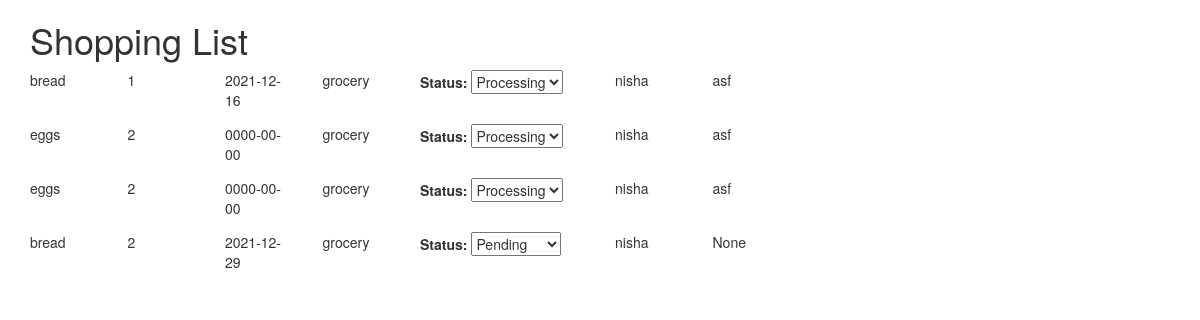
Page /shopping.php?user_id=2 on the committed database.
### tables this page shows
CREATE TABLE `user_to_item` (
  `id` int(11) NOT NULL,
  `user_id` int(11) NOT NULL,
  `item_id` int(11) NOT NULL,
  `quantity` int(11) NOT NULL,
  `group_id` int(11) NOT NULL,
  `shopper_id` int(11) NOT NULL,
  `date_added` date NOT NULL DEFAULT current_timestamp(),
  `deadline` date NOT NULL DEFAULT current_timestamp(),
  `status` varchar(20) NOT NULL
);

CREATE TABLE `items` (
  `item_id` int(11) NOT NULL,
  `item_name` varchar(50) NOT NULL,
  `price` int(11) NOT NULL,
  `group_id` int(11) NOT NULL,
  `date_added` datetime NOT NULL DEFAULT current_timestamp()
);

CREATE TABLE `groups` (
  `group_id` int(11) NOT NULL,
  `group_name` varchar(50) NOT NULL,
  `description` longtext NOT NULL
);

CREATE TABLE `users` (
  `user_id` int(11) NOT NULL,
  `name` varchar(50) NOT NULL,
  `address` varchar(50) NOT NULL,
  `email` varchar(50) NOT NULL,
  `password` varchar(50) NOT NULL,
  `phone_number` int(11) NOT NULL,
  `date_added` datetime DEFAULT current_timestamp()
);

### dbconnection.php (called while the page is built, shortened)
<?php
class DBConnect{
  private static $conn;
   public static function getInstance()
   {
     if(!self::$conn){
       return self::$conn;
     }else{
       return self::$conn;
     }
   }
   private static function connect(){
     $servername = "localhost";
     $username = "root";
     $password = "";
     $dbname = "groupcart";
     DBConnect::$conn = new mysqli($servername, $username, $password,$dbname);
   }
}

### shopping.php (the view, shortened to what this page needs)
<link rel="stylesheet" href="https://maxcdn.bootstrapcdn.com/bootstrap/3.4.1/css/bootstrap.min.css">
<?php
require_once('dbconnection.php');?>
<div class="container">
  <h1>Shopping List</h1>
  <?php if(isset($_GET['user_id'])){
      $cart_data = get_shoppinglist($_GET['user_id']);
      if($cart_data){
        while ($data = $cart_data->fetch_assoc()) {?>
          <form>
              <div class="row">
        <div class="col-sm-1">
          <div><?php echo $data['item_name'] ?></div>
        </div>
        <div class="col-sm-1">
          <div><?php echo $data['quantity'] ?></div>
        </div>
        <div class="col-sm-1">
          <div><?php echo $data['deadline'] ?></div>
        </div>
        <div class="col-sm-1">
          <div><?php echo $data['group_name'] ?></div>
        </div>
        <div class="col-sm-2">
          <label for="status">Status:</label>
              <select name="status" id="status">
                <?php if($data['status'] == 'pending') { ?>
                  <option value="pending" selected='selected'>Pending</option>
                <?php } else { ?>
                  <option value="pending">pending</option>
                <?php } ?>
                <?php if($data['status'] == 'processing') { ?>
                  <option value="processing" selected='selected'>Processing</option>
                <?php } else { ?>
                  <option value="processing">processing</option>
                <?php } ?>
              </select>
        </div>
        <div class="col-sm-1">
          <div><?php echo $data['name'] ?></div>
        </div>
        <div class="col-sm-1">
          <?php  $shopper_name = get_shoppername($data['shopper_id']);
          if($shopper_name){
            while ($data = $shopper_name->fetch_assoc()) {?>
              <div><?php echo $data['name'] ?></div>
          <?php } } else{ ?>
              <div>None</div>
          <?php } ?>
        </div>
      </div>
          </form>
  <?php } } } ?>
</div>
<?php
function get_shoppinglist($user_id){
  $sql = "SELECT * FROM  user_to_group where user_id = ".$user_id;
  $result = DBConnect::getInstance()->query($sql);
  $groups = array();
  while ($data = $result->fetch_assoc()) {
    array_push($groups,$data['group_id']);
  }
  $string_version = implode(',', $groups);
  $sql = "SELECT * FROM  user_to_item as ui left join items as i on ui.item_id = i.item_id left join groups as g on ui.group_id = g.group_id left join users as u on ui.user_id = u.user_id WHERE ui.group_id In ($string_version) AND ui.user_id != ".$user_id;
  $result = DBConnect::getInstance()->query($sql);
  if ($result->num_rows > 0) {
    return $result;
  }
  else{
    return false;
  }
}
function get_shoppername($shopper_id){
  $sql = "SELECT name FROM users WHERE user_id = ".$shopper_id;
    $result = DBConnect::getInstance()->query($sql);
    if(!$result){
      return false;
    }
    else {
      if($result->num_rows > 0) {
        return $result;
    }
  }
}
?>

### rows in the picture
user_to_item: item.item_name "bread", quantity "1", deadline "2021-12-16", group.group_name "grocery", status "Processing", user.name "nisha"
users: name "asf"
user_to_item: item.item_name "eggs", quantity "2", deadline "0000-00-00", group.group_name "grocery", status "Processing", user.name "nisha"
user_to_item: item.item_name "eggs", quantity "2", deadline "0000-00-00", group.group_name "grocery", status "Processing", user.name "nisha"
user_to_item: item.item_name "bread", quantity "2", deadline "2021-12-29", group.group_name "grocery", status "Pending", user.name "nisha", shows "None"
